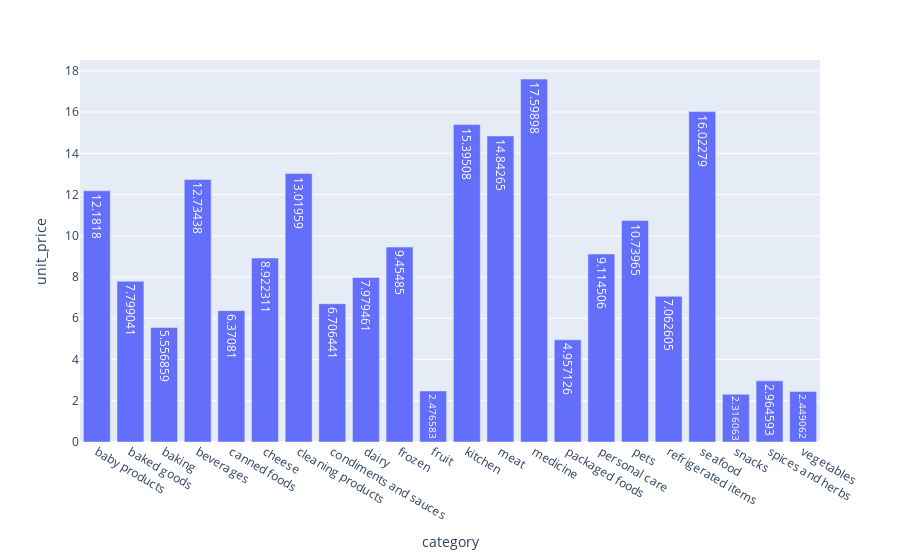

Notebook code for this chart:
### Code cell
px.bar(category_up,x = "category",y ="unit_price",text_auto=True)

### Figure 1 — Plotly figure (JSON) as saved in the notebook; plotly's stock layout.template omitted (floating-point values rounded to 4 significant figures)
{"data": [{"alignmentgroup": "True", "hovertemplate": "category=%{x}<br>unit_price=%{y}<extra></extra>", "legendgroup": "", "marker": {"color": "#636efa", "pattern": {"shape": ""}}, "name": "", "offsetgroup": "", "orientation": "v", "showlegend": false, "textposition": "auto", "texttemplate": "%{y}", "type": "bar", "x": ["baby products", "baked goods", "baking", "beverages", "canned foods", "cheese", "cleaning products", "condiments and sauces", "dairy", "frozen", "fruit", "kitchen", "meat", "medicine", "packaged foods", "personal care", "pets", "refrigerated items", "seafood", "snacks", "spices and herbs", "vegetables"], "xaxis": "x", "y": [12.18, 7.799, 5.557, 12.73, 6.371, 8.922, 13.02, 6.706, 7.979, 9.455, 2.477, 15.4, 14.84, 17.6, 4.957, 9.115, 10.74, 7.063, 16.02, 2.316, 2.965, 2.449], "yaxis": "y"}], "layout": {"barmode": "relative", "legend": {"tracegroupgap": 0}, "margin": {"t": 60}, "xaxis": {"anchor": "y", "domain": [0, 1], "title": {"text": "category"}}, "yaxis": {"anchor": "x", "domain": [0, 1], "title": {"text": "unit_price"}}}}
